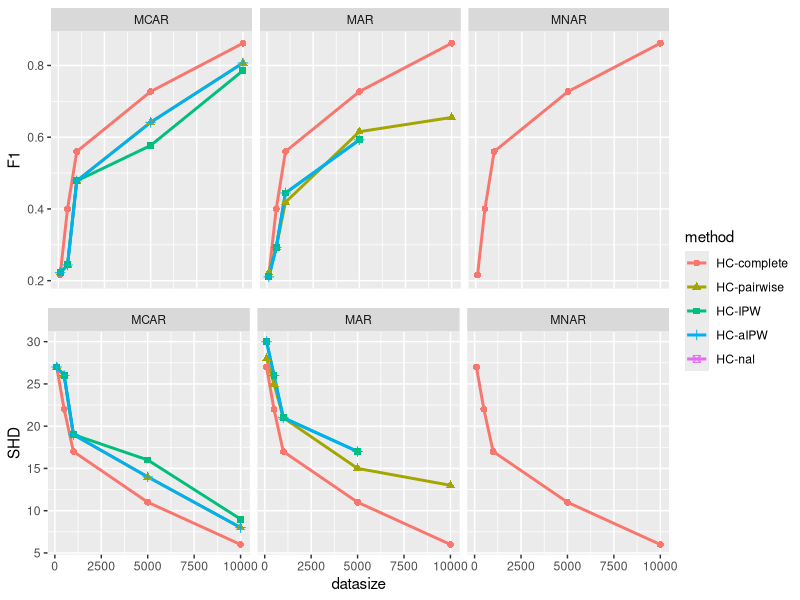

This figure's R source:
setwd("~/Documents/GitHub/SFMV/result/")
library(ggplot2)
library(ggpubr)
rm(list = ls())
# result_em = read.csv('SEM.csv')
result_test = read.csv('test.csv')

result = data.frame(datasize = integer(), noise = character(), method = character(), F1 = numeric(), SHD = numeric())

for (datasize in unique(result_test$datasize)) {
  for (noise in c('MCAR', 'MAR', 'MNAR')) {
    result[nrow(result) + 1, ] = list(datasize, noise, 'HC-complete', mean(result_test[(result_test$datasize == datasize) & (result_test$noise == 'Clean'), 'F1']), mean(result_test[(result_test$datasize == datasize) & (result_test$noise == 'Clean'), 'SHD']))
    # result[nrow(result) + 1, ] = list(datasize, noise, 'Structural EM', mean(result_em[(result_em$datasize == datasize) & (result_em$noise == noise), 'F1']), mean(result_em[(result_em$datasize == datasize) & (result_em$noise == noise), 'SHD']))
    result[nrow(result) + 1, ] = list(datasize, noise, 'HC-pairwise', mean(result_test[(result_test$datasize == datasize) & (result_test$noise == noise) & (result_test$method == 'pw'), 'F1']), mean(result_test[(result_test$datasize == datasize) & (result_test$noise == noise) & (result_test$method == 'pw'), 'SHD']))
    result[nrow(result) + 1, ] = list(datasize, noise, 'HC-IPW', mean(result_test[(result_test$datasize == datasize) & (result_test$noise == noise) & (result_test$method == 'ipw'), 'F1']), mean(result_test[(result_test$datasize == datasize) & (result_test$noise == noise) & (result_test$method == 'ipw'), 'SHD']))
    result[nrow(result) + 1, ] = list(datasize, noise, 'HC-aIPW', mean(result_test[(result_test$datasize == datasize) & (result_test$noise == noise) & (result_test$method == 'aipw'), 'F1']), mean(result_test[(result_test$datasize == datasize) & (result_test$noise == noise) & (result_test$method == 'aipw'), 'SHD']))
    result[nrow(result) + 1, ] = list(datasize, noise, 'HC-nal', mean(result_test[(result_test$datasize == datasize) & (result_test$noise == noise) & (result_test$method == 'nal'), 'F1']), mean(result_test[(result_test$datasize == datasize) & (result_test$noise == noise) & (result_test$method == 'nal'), 'SHD']))
  }
}
result$noise = factor(result$noise, levels = c('MCAR', 'MAR', 'MNAR'))
result$method = factor(result$method, levels = c('HC-complete', 'HC-pairwise', 'HC-IPW', 'HC-aIPW', 'HC-nal'))
# result.m$datasize = as.factor(result.m$datasize)
# result.c$datasize = as.factor(result.c$datasize)
p.f1 = ggplot(data = result, aes(datasize, F1)) + geom_line(aes(color = method), size = 1) + geom_point(aes(color = method, shape = method), size = 2) + facet_grid(. ~ noise)+ theme(axis.title.x=element_blank(), axis.text.x = element_blank(), axis.ticks.x = element_blank())
p.shd = ggplot(data = result, aes(datasize, SHD)) + geom_line(aes(color = method), size = 1) + geom_point(aes(color = method, shape = method), size = 2) + facet_grid(. ~ noise)
plot(ggarrange(p.f1, p.shd, nrow = 2, common.legend = TRUE, legend = 'right'))